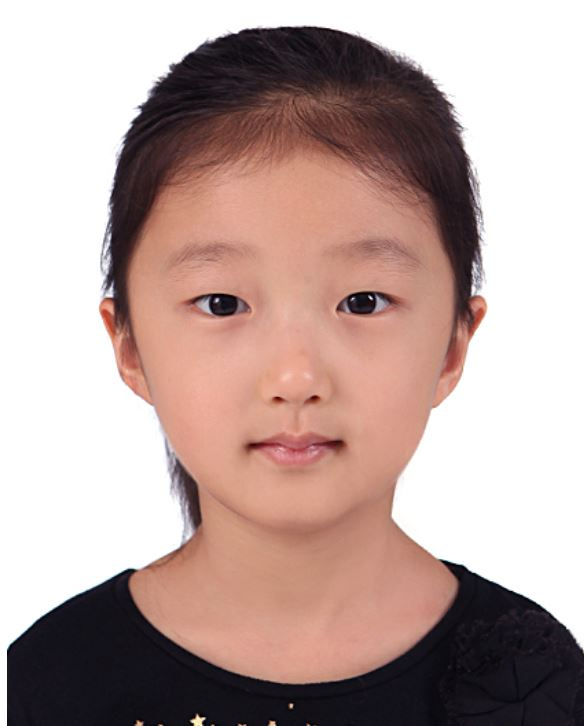
#> input picture IPCGAN(origin)/images/test/16.JPG, 584 x 726 px, found by its file name; its folder holds only this picture in this run
$ python testimg.py
#> lines starting #> are read from the running program, lines starting #| are printed output that depends on the picture
import cv2
import os

#파일 위치 변경해야해요
srcdir = './images/test'

face_cascade = cv2.CascadeClassifier('./haarcascade_frontalface_default.xml')
eye_casecade = cv2.CascadeClassifier('./haarcascade_eye.xml')

dirs = os.listdir(srcdir)
imgNum  = 0

for d in dirs:
    image = os.path.join(srcdir,d)
    img = cv2.imread(image)
#> img is the input picture: shape (726, 584, 3); mean B, G, R 159, 163.8, 186
    gray = cv2.cvtColor(img, cv2.COLOR_BGR2GRAY)
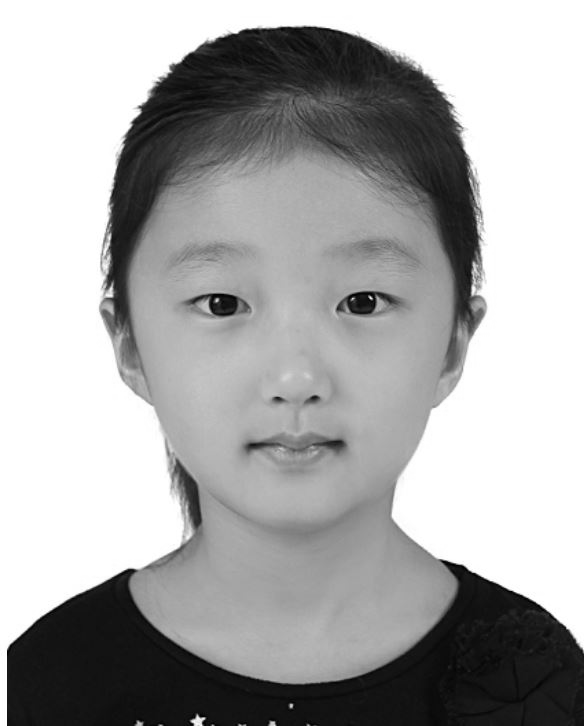
#> gray: shape (726, 584); min 0, max 255, mean 169.9
    faces = face_cascade.detectMultiScale(gray, 1.3,5)
#> faces = [[94, 154, 402, 402]]
    for (x,y,w,h) in faces:
        cropped = img[y +5:y + h-10, x+5 :x + w - 10]

        # 이미지를 저장
        print("%s : 처리중" %imgNum)
        cv2.resize(cropped,dsize=(400,400))
        cv2.imwrite(srcdir+ str(imgNum) + ".jpg", cropped)
        imgNum += 1
#> this loop made 1 pass
#> (x, y, w, h, imgNum) on pass 1: (94, 154, 402, 402, 1)
#| 0 : 처리중
#> pass 1, `cropped = img[y +5:y + h-10, x+5 :x + w - 10]`:
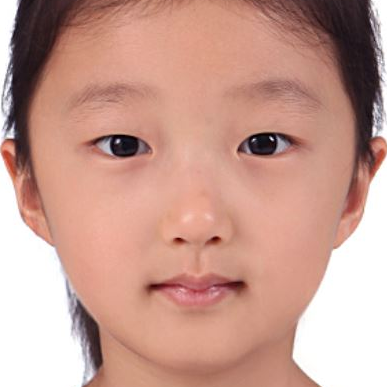
#> cropped: shape (387, 387, 3); mean B, G, R 144.7, 156.8, 200.2
#> after the loop, imgNum = 1

$ run again, on IPCGAN(origin)/images/test/2.JPG
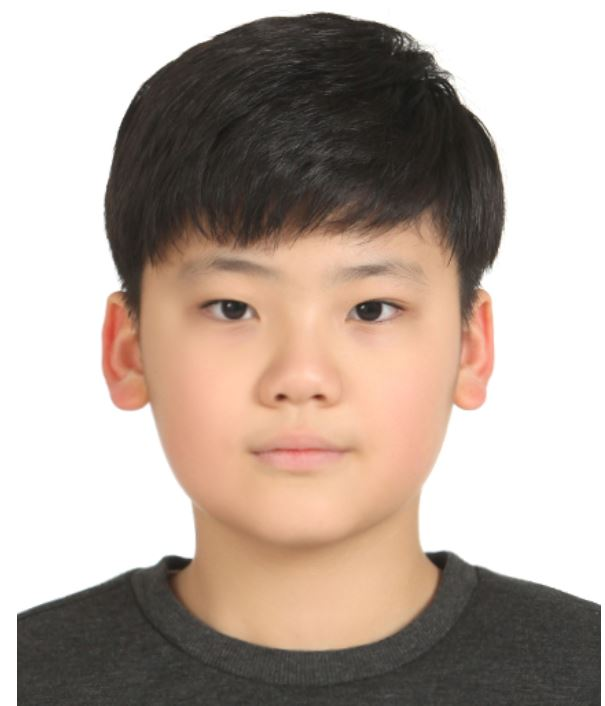
#> input picture IPCGAN(origin)/images/test/2.JPG, 605 x 706 px, found by its file name
#> img is the input picture: shape (706, 605, 3); mean B, G, R 157.4, 167.5, 182.5
#> `gray = cv2.cvtColor(img, cv2.COLOR_BGR2GRAY)`:
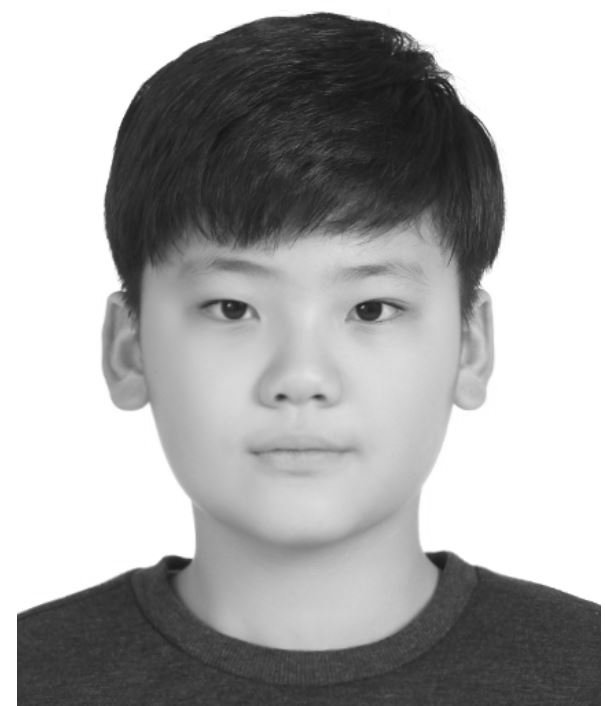
#> gray: shape (706, 605); min 18, max 255, mean 170.8
#> faces = [[118, 170, 368, 368]]
#> the loop `for (x,y,w,h) in faces:` made 1 pass
#> (x, y, w, h, imgNum) on pass 1: (118, 170, 368, 368, 1)
#> (printed output is left out)
#> pass 1, `cropped = img[y +5:y + h-10, x+5 :x + w - 10]`:
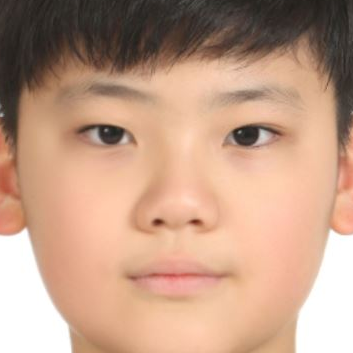
#> cropped: shape (353, 353, 3); mean B, G, R 134.2, 156.6, 193.8
#> after the loop `for (x,y,w,h) in faces:`: imgNum = 1

$ run again, on IPCGAN(origin)/images/test/3.JPG
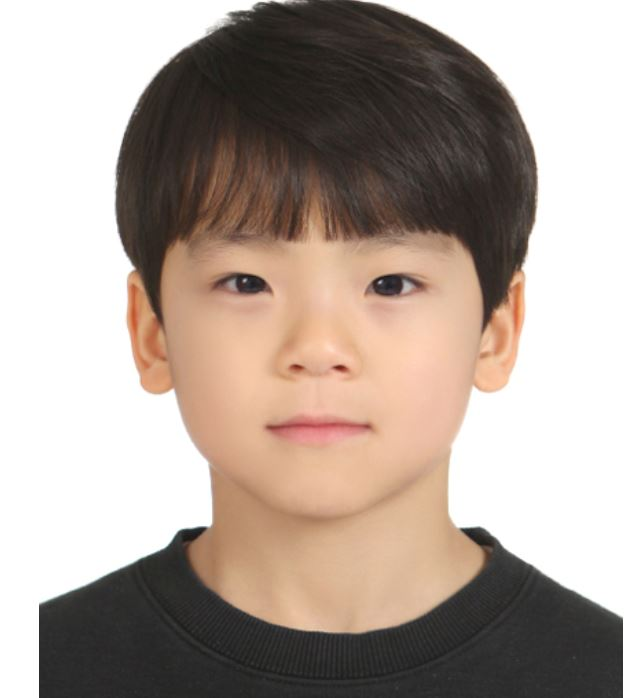
#> input picture IPCGAN(origin)/images/test/3.JPG, 624 x 698 px, found by its file name
#> img is the input picture: shape (698, 624, 3); mean B, G, R 152.9, 162, 175.9
#> `gray = cv2.cvtColor(img, cv2.COLOR_BGR2GRAY)`:
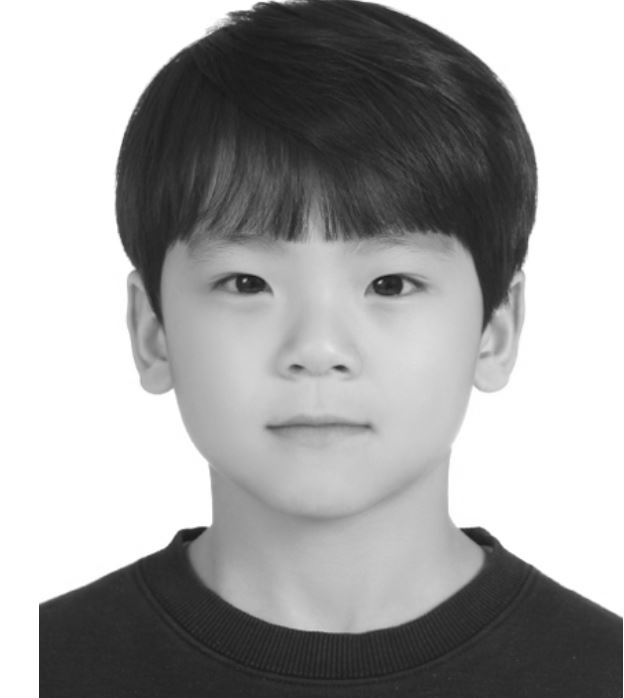
#> gray: shape (698, 624); min 23, max 255, mean 165.1
#> faces = [[112, 133, 424, 424]]
#> the loop `for (x,y,w,h) in faces:` made 1 pass
#> (x, y, w, h, imgNum) on pass 1: (112, 133, 424, 424, 1)
#> (printed output is left out)
#> pass 1, `cropped = img[y +5:y + h-10, x+5 :x + w - 10]`:
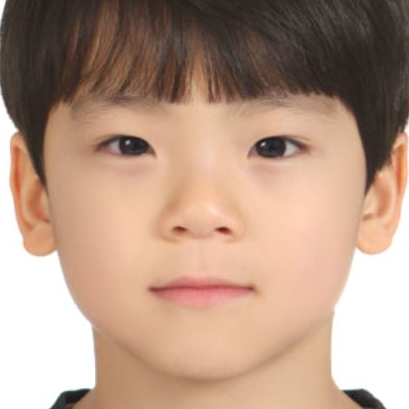
#> cropped: shape (409, 409, 3); mean B, G, R 133.1, 151.8, 181.8
#> after the loop `for (x,y,w,h) in faces:`: imgNum = 1

$ run again, on IPCGAN(origin)/images/test/8.JPG
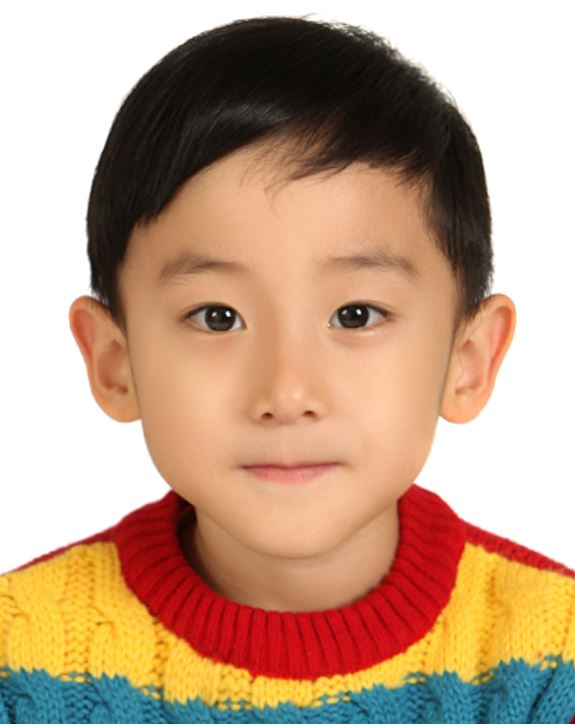
#> input picture IPCGAN(origin)/images/test/8.JPG, 575 x 725 px, found by its file name
#> img is the input picture: shape (725, 575, 3); mean B, G, R 135.1, 159.8, 193.1
#> `gray = cv2.cvtColor(img, cv2.COLOR_BGR2GRAY)`:
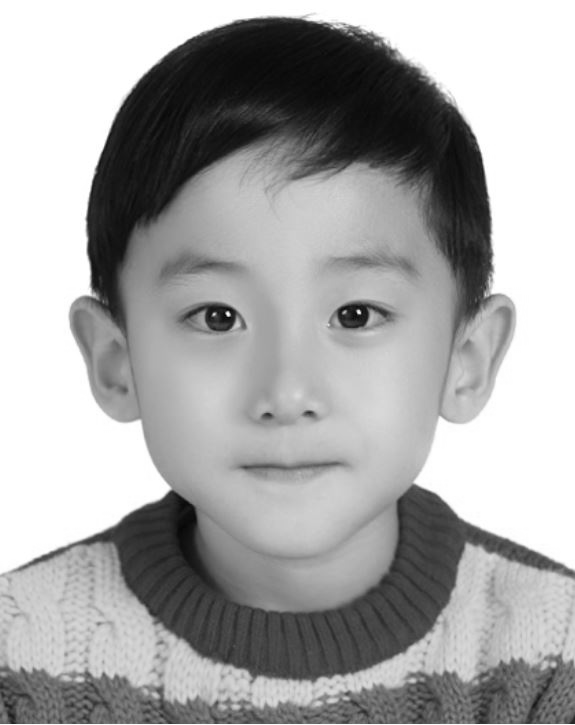
#> gray: shape (725, 575); min 4, max 255, mean 166.9
#> faces = [[108, 172, 371, 371]]
#> the loop `for (x,y,w,h) in faces:` made 1 pass
#> (x, y, w, h, imgNum) on pass 1: (108, 172, 371, 371, 1)
#> (printed output is left out)
#> pass 1, `cropped = img[y +5:y + h-10, x+5 :x + w - 10]`:
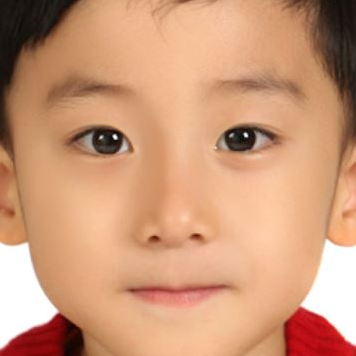
#> cropped: shape (356, 356, 3); mean B, G, R 120.3, 153, 205.1
#> after the loop `for (x,y,w,h) in faces:`: imgNum = 1
